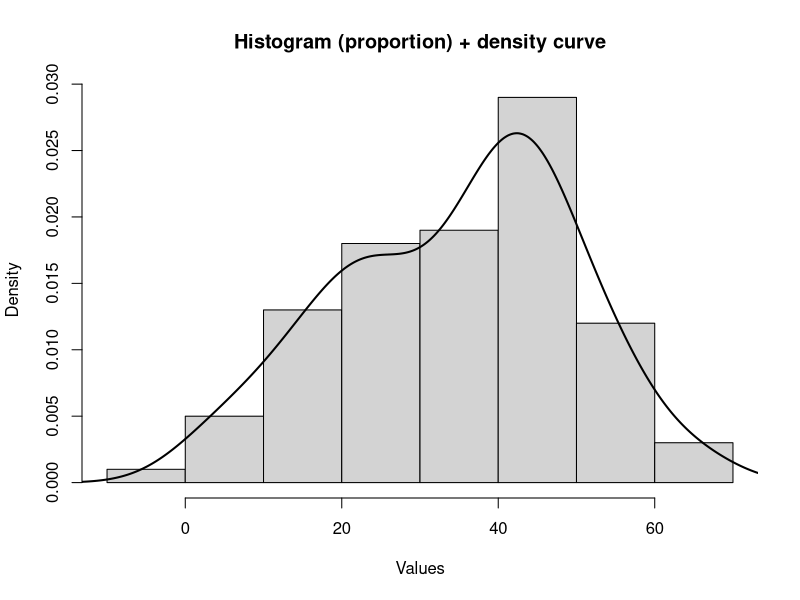
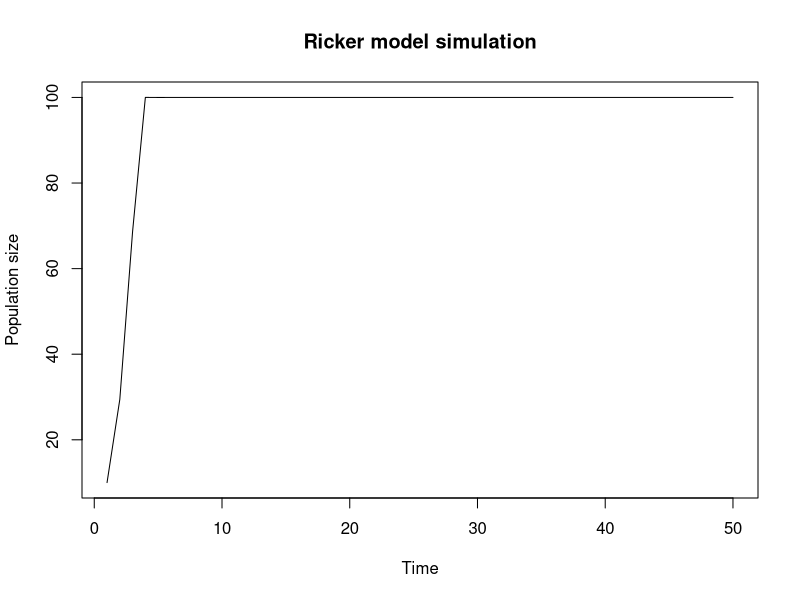
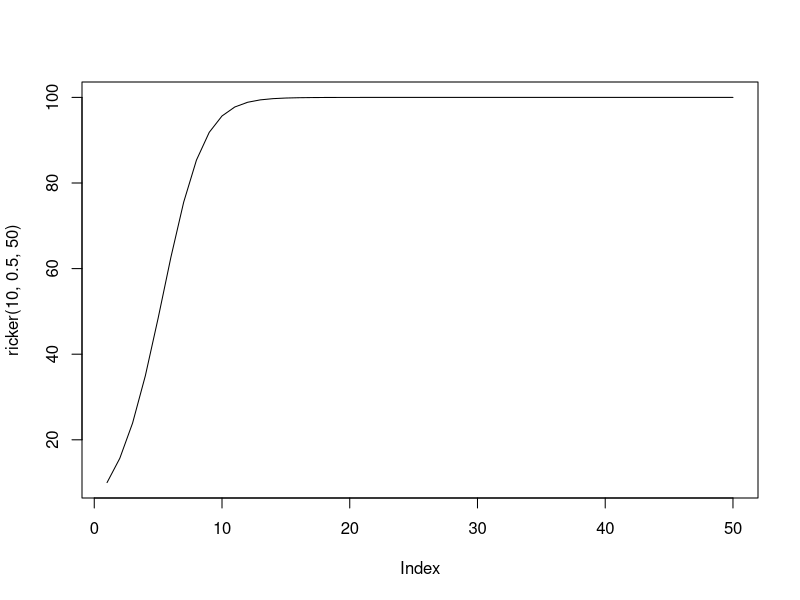
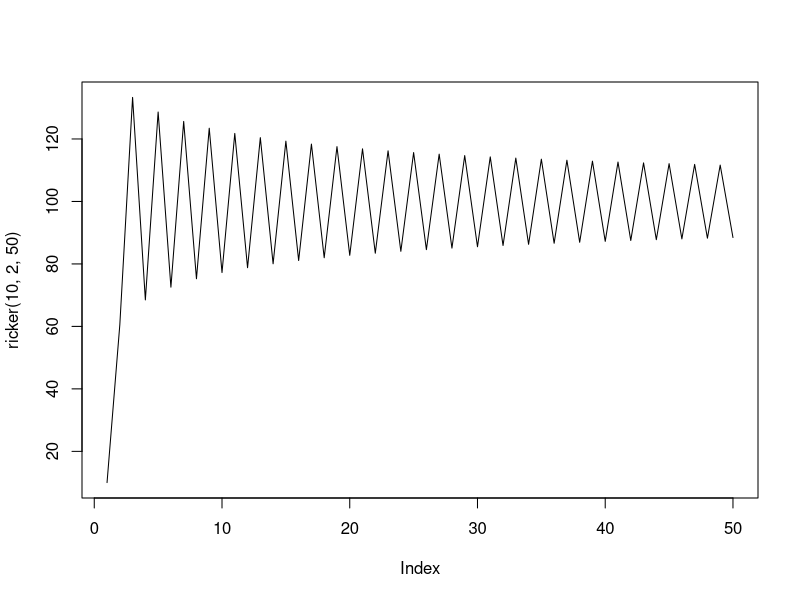
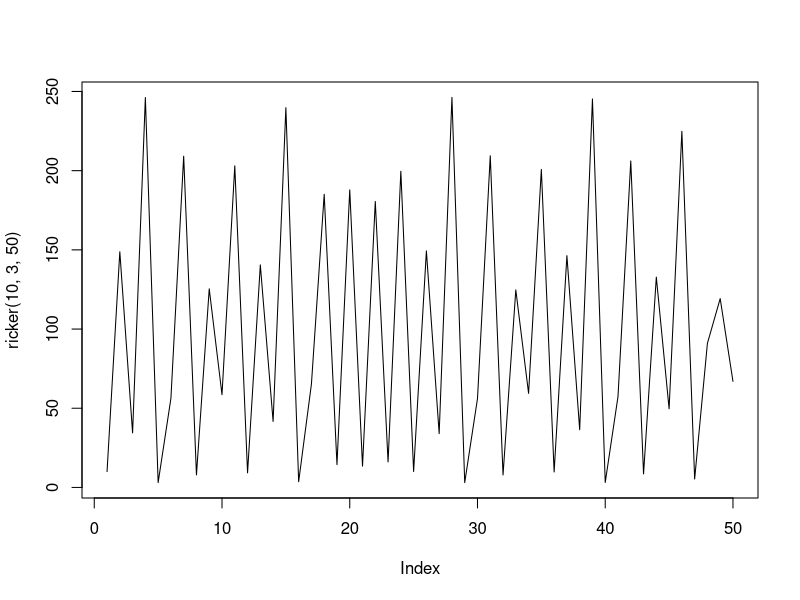

Reproduce these figures in R, in order.
#1
area_circle <- function(diameter) {
  radius <- diameter / 2
  area <- pi * radius^2
  return(area)
}
area_circle(3.4)
diameters <- c(1, 2, 3.4, 5)
area_circle(diameters)
length(area_circle(diameters)) == length(diameters)

#2
f_to_c <- function(oF) {
  oC <- (oF - 32) * 5/9
  
  cat("Fahrenheit:", oF, 
      "is equivalent to", oC, 
      "centigrade.\n")
}
f_to_c(68)
f_to_c(c(32, 68, 100))

#3
x <- rnorm(n = 100, mean = 35, sd = 15)
summarise_and_plot <- function(v) {
  m <- mean(v)
  med <- median(v)
  r <- range(v)
  
  cat("Mean:   ", m, "\n")
  cat("Median: ", med, "\n")
  cat("Range:  ", r[1], "to", r[2], "\n")
  
  
  hist(v,
       probability = TRUE,
       main = "Histogram (proportion) + density curve",
       xlab = "Values")
  
  lines(density(v), lwd = 2)
}
summarise_and_plot(x)

#4
my_median <- function(v) {
  
  v <- sort(v)          # step 1: sort
  n <- length(v)        # step 2: size
  
  if (n %% 2 == 1) {    # odd case
    mid <- (n + 1) / 2
    med <- v[mid]
    
  } else {              # even case
    mid1 <- n / 2
    mid2 <- mid1 + 1
    med <- (v[mid1] + v[mid2]) / 2
  }
  
  return(med)
}
x <- c(5, 2, 9, 1, 7)
my_median(x)
median(x) 
y <- c(4, 1, 7, 2)
my_median(y)
median(y)

#5
ricker <- function(nzero, r, time, K = 100) {
  
  N <- numeric(time)   # empty vector to store population
  N[1] <- nzero        # initial population
  
  for (t in 1:(time - 1)) {
    N[t + 1] <- N[t] * exp(r * (1 - N[t] / K))
  }
  
  return(N)
}
pop <- ricker(nzero = 10, r = 1.2, time = 50)
pop
plot(pop, type = "l",
     xlab = "Time",
     ylab = "Population size",
     main = "Ricker model simulation")
plot(ricker(10, 0.5, 50), type="l")
plot(ricker(10, 2, 50), type="l")
plot(ricker(10, 3, 50), type="l")
ricker <- function(nzero, r, time, K = 100)
  ricker(10, 1.5, 50, K = 200) 
